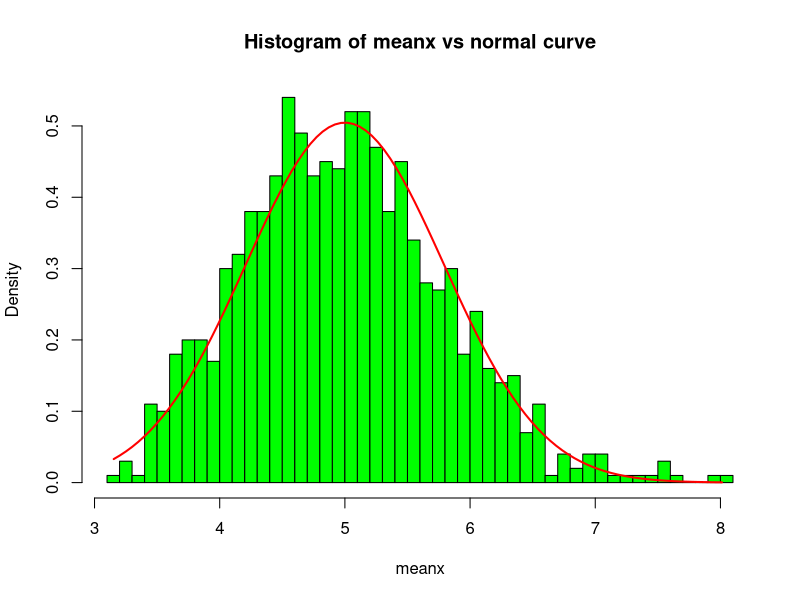
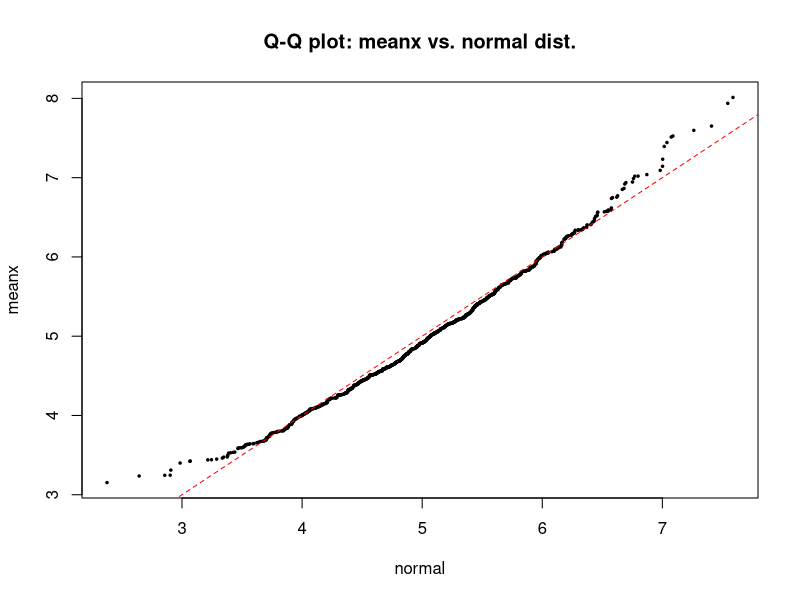
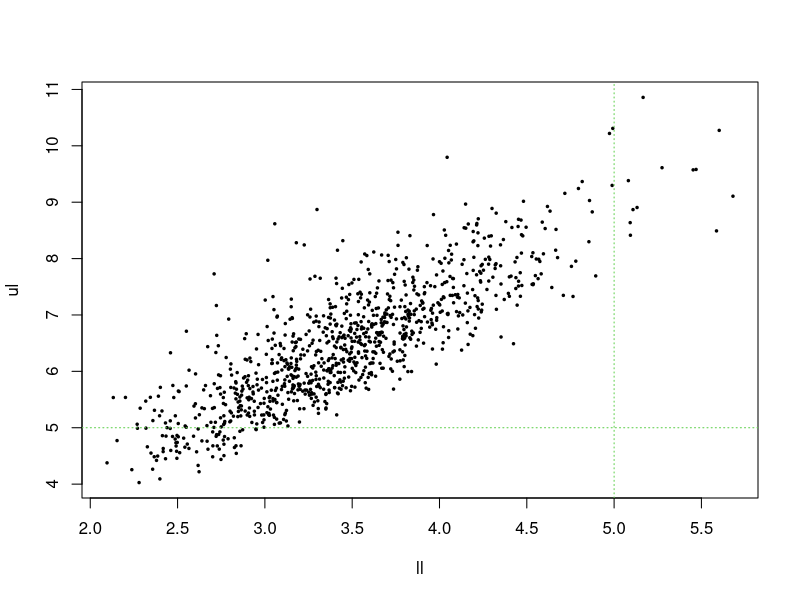

Recreate these plots in R, in order.
## ---- chunk 1
lambda<-0.2 ; n<-40 ; nosim<-1000 ; set.seed(9876543)
## ---- chunk 2
x<-matrix(rexp(n*nosim,lambda),nosim) #nosim samples of n observations
meanx<-apply(x, 1, mean)              #the means of all samples        
sdx<-apply(x, 1, sd)                  #the std-deviations of all samples
## ---- chunk 3
mean(meanx) 
## ---- chunk 4
var(meanx)
## ---- chunk 5
hist(meanx, breaks=40, col="green", freq=F, main="Histogram of meanx vs normal curve")  #plot histogram
xaxis<-seq(min(meanx),max(meanx),length=100) #prepare the x-axis 
lines(xaxis,
      dnorm(xaxis,1/lambda,sd=1/lambda/sqrt(n)),
      type="l", col="red", lwd=2)  #add ref normal curve
## ---- chunk 6
qqplot(rnorm(1000,1/lambda,sd=1/lambda/sqrt(n)),meanx, pch=20, cex = .5, col="black", main="Q-Q plot: meanx vs. normal dist.", xlab="normal")
abline(0,1, col = "red",lwd=1,lty=2)
## ---- chunk 7
ul<-meanx+sdx*1.96/sqrt(n) #upper limit vector
ll<-meanx-sdx*1.96/sqrt(n) #lower limit vector
## ---- chunk 8
paste(mean(1/lambda<ul&1/lambda>ll)*100,"% of the intervals contained the population mean",sep="")
## ---- chunk 9
plot(ll,ul, pch = 20, cex = .5)
abline(v=5,col=3,lty=3)
abline(h=5,col=3,lty=3)
